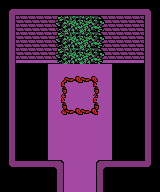

This is a level from a 2D game, rendered from its Tiled map with the project's own tilesets. A one-line summary and the map file follow, with tile-layer data summarised:
An orthogonal 10x12 tile map with 16x16 px tiles, 4 tile layers (BGLower, BGUpper, BGUpper2, SizeRef), 3 tilesets and 33 objects (26x Entity, Warp, WarpPoint).

<map version="1.10" tiledversion="1.10.1" orientation="orthogonal" renderorder="right-down" width="10" height="12" tilewidth="16" tileheight="16" infinite="0" backgroundcolor="#000000" nextlayerid="10" nextobjectid="82">
 <tileset firstgid="1" source="ruins.tsx" />
 <tileset firstgid="1361" source="../entities.tsx" />
 <tileset firstgid="1405" source="../animated_terrain.tsx" />
 <layer id="1" name="BGLower" width="10" height="12">
  <data>[120 cells, 90 non-empty, 13 distinct tile ids]</data>
 </layer>
 <layer id="2" name="BGUpper" width="10" height="12">
  <data>[120 cells, 27 non-empty, 11 distinct tile ids]</data>
 </layer>
 <layer id="5" name="BGUpper2" width="10" height="12">
  <data>[120 cells, 5 non-empty, 3 distinct tile ids]</data>
 </layer>
 <layer id="4" name="SizeRef" width="10" height="12" opacity="0.5" offsetx="7060" offsety="-696">
  <data>[120 cells, 0 non-empty, 0 distinct tile ids]</data>
 </layer>
 <objectgroup id="7" name="Wall" locked="1" opacity="0.5">
  <object id="49" x="48" y="160" width="16" height="32" />
  <object id="50" x="96" y="160" width="16" height="32" />
  <object id="51" x="32" y="64" width="16" height="96" />
  <object id="52" x="112" y="64" width="16" height="96" />
  <object id="53" x="48" y="48" width="64" height="16" />
 </objectgroup>
 <objectgroup id="3" name="Entity" opacity="0.6">
  <object id="56" name="candy_dish" type="Entity" gid="1369" x="88" y="102" width="32" height="32">
   <properties>
    <property name="colliderPack" type="class" propertytype="ColliderPack" />
    <property name="interaction" type="class" propertytype="Interaction">
     <properties>
      <property name="InteractionCppClass" value="Readable" />
     </properties>
    </property>
    <property name="sprite" type="class" propertytype="Sprite" />
   </properties>
  </object>
  <object id="57" type="Entity" gid="1407" x="24" y="80" width="16" height="16">
   <properties>
    <property name="sprite" type="class" propertytype="Sprite">
     <properties>
      <property name="bgPriority" type="int" value="3" />
      <property name="zOrder" type="int" value="32767" />
     </properties>
    </property>
    <property name="spriteAnim" type="class" propertytype="SpriteAnim">
     <properties>
      <property name="kind" propertytype="SpriteAnimKind" value="FAKE_WATER_SHADOW_L" />
     </properties>
    </property>
   </properties>
  </object>
  <object id="58" type="Entity" gid="1409" x="40" y="80" width="16" height="16">
   <properties>
    <property name="sprite" type="class" propertytype="Sprite">
     <properties>
      <property name="bgPriority" type="int" value="3" />
      <property name="zOrder" type="int" value="32767" />
     </properties>
    </property>
    <property name="spriteAnim" type="class" propertytype="SpriteAnim">
     <properties>
      <property name="kind" propertytype="SpriteAnimKind" value="FAKE_WATER_SHADOW_R" />
     </properties>
    </property>
   </properties>
  </object>
  <object id="59" type="Entity" gid="1405" x="24" y="96" width="16" height="16">
   <properties>
    <property name="sprite" type="class" propertytype="Sprite">
     <properties>
      <property name="bgPriority" type="int" value="3" />
      <property name="zOrder" type="int" value="32767" />
     </properties>
    </property>
    <property name="spriteAnim" type="class" propertytype="SpriteAnim">
     <properties>
      <property name="kind" propertytype="SpriteAnimKind" value="FAKE_WATER_L" />
     </properties>
    </property>
   </properties>
  </object>
  </objectgroup>
 <objectgroup id="8" name="Warp" locked="1">
  <!-- 2 objects omitted --></objectgroup>
 <objectgroup id="9" name="Path" locked="1" />
</map>
<!-- 24 of 33 objects omitted -->
